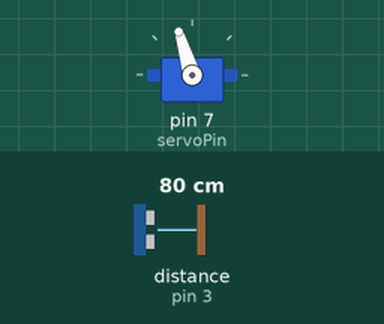
The sketch below on a simulated Arduino Uno, built with avr-gcc and run on an emulated ATmega328P. Parts: servo. Wiring (inferred from the names in the program): ultrasonic range finder: trigger pin 2; echo pin 3. The inputs (shaded band) are chosen by the test bench; at power-on: distance to the obstacle (sensor on pin 3) 80 cm. The echo pulse lasts 58.3 µs per cm; what the sketch prints to the serial monitor is not drawn.

Above: at 1.24 s.
1.3 s: distance to the obstacle (sensor on pin 3) set to 2 cm
At 4.26 s:
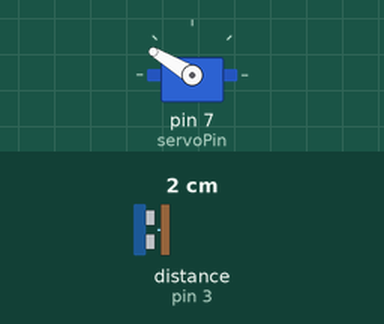
4.3 s: distance to the obstacle (sensor on pin 3) set to 120 cm
At 5.2 s:
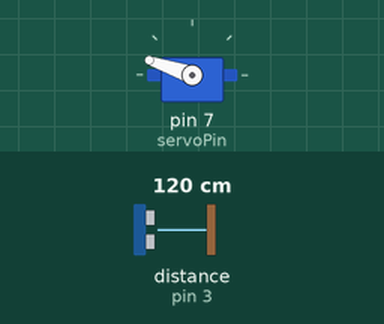
Timing chart, 0 to 16.2 s (numbered marks = the images above; inputs shaded):
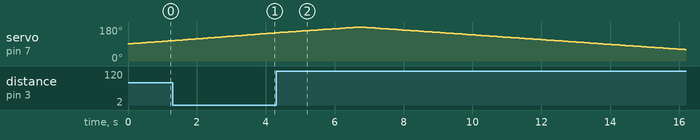

The sketch:

sketch_oct17a.ino
```cpp
#include <Servo.h>
Servo servo;

int trig = 2,echo = 3;
int servoPin = 7, agl = 90,i = 1;
long distance,duration;

void setup() {
  // put your setup code here, to run once:
  Serial.begin(9600);
  servo.attach(servoPin);
  servo.write(agl);
  pinMode(trig,OUTPUT);
  pinMode(echo,INPUT);
}

void loop() {
  // put your main code here, to run repeatedly:

  digitalWrite(trig,HIGH);
  delay(1);
  digitalWrite(trig,LOW);
  duration = pulseIn(echo,HIGH);
  distance = (duration * 340/10000)/2;

  agl +=i;
  if(agl>180){
    agl = 179;
    i=-1;
    }else if(agl<0){
      agl = 1;
      i=1;
      }

  servo.write(agl);
  Serial.print(agl);
  Serial.print(",");
  Serial.print(distance);
  Serial.print(".");
  delay(70);


}
```

Measured:
- by itself, servo on pin 7 (servoPin): rises from 149° to 180° in 2.4 s, then falls to 60° in 9.5 s
